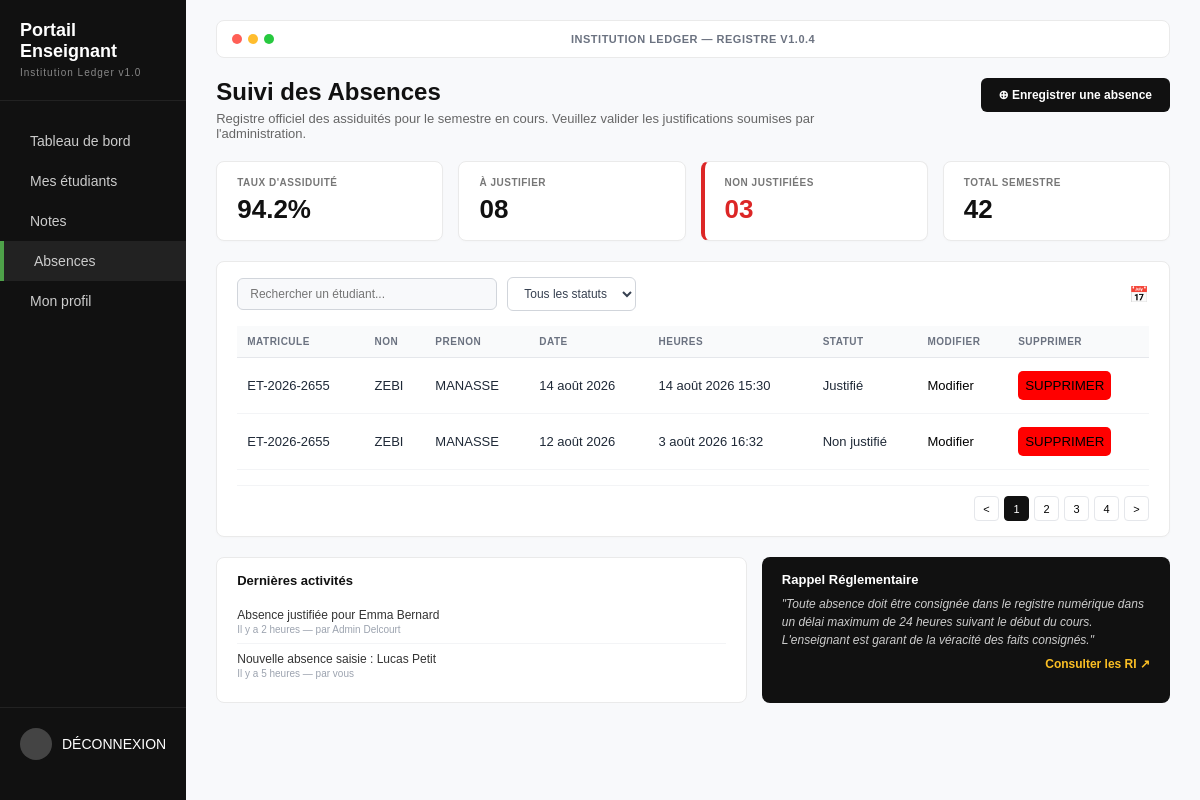
/absence_veiw/ (signed in), run on the app's committed database.
### Relever_NA/models.py (models this page shows, shortened)
class Absence(models.Model):
    STATUT_CHOICES = [
        (0, 'Non justifié'),
        (1, 'Justifié'),
    ]
    student = models.ForeignKey(Etudiant, on_delete=models.CASCADE, related_name='absences')
    date = models.DateField()
    heure = models.DateTimeField(default=timezone.now)
    status = models.IntegerField(choices=STATUT_CHOICES, default=0)

### Ecoles/models.py (models this page shows, shortened)
class Etudiant (models.Model):
    nom=models.CharField(max_length=100)
    prenom =models.CharField(max_length=100)
    age=models.IntegerField(default=0)
    classe = models.ForeignKey(Classes, on_delete=models.SET_NULL,null=True)
    matricule =models.CharField(max_length=50, unique=True)
    id_user =models.OneToOneField(Utilisateur, on_delete=models.CASCADE, related_name='etudiant' , null=True)

### Profils/views.py (the view)
# urls.py: path('absence_veiw/',absence_veiw , name='absence_veiw'),
def absence_veiw(request):
    try:
        professeur = request.user.professeur
    except:
        professeur = None
    absences = []
    if professeur and hasattr(professeur, 'classe') and professeur.classe:
        etudiants = Etudiant.objects.filter(classe=professeur.classe)
        absences = Absence.objects.filter(student__in=etudiants)
        status_filter = request.GET.get('status')
        if status_filter is not None and status_filter != '':
            absences = absences.filter(status=status_filter)
    context = {
        'absences': absences,
        'statut_choices': Absence.STATUT_CHOICES,
        'status_filter': request.GET.get('status', ''),
    }
    return render(request , "Profils/PROFESSEUR/absence.html" , context )

### templates/Profils/PROFESSEUR/absence.html (shortened to what this page needs)
{% load static %}
<!DOCTYPE html>
<html lang="fr">
<head>
    <link rel="stylesheet" href="{% static 'PROFESSEUR/css/absence.css' %}"/>
</head>
<body>
    <div id="app">
        <aside id="sidebar">
            <div class="logo">
                <h1 class="logo-title">Portail Enseignant</h1>
                <span class="logo-subtitle">Institution Ledger v1.0</span>
            </div>
            <nav class="menu">
                <ul>
                    <li class="menu-item"><a href="{% url "Tableau_de_bord_professeur" %}"> Tableau de bord</a></li>
                    <li class="menu-item"><a href="{% url "mes_etudiant_veiw" %}"> Mes étudiants</a></li>
                    <li class="menu-item"><a href="{% url "notes_veiw" %}"> Notes</a></li>
                    <li class="menu-item active"><a href="{% url "absence_veiw" %}"> Absences</a></li>
                    <li class="menu-item"><a href="{% url "profil_veiw" %}"> Mon profil</a></li>
                </ul>
            </nav>
            <div class="sidebar-profile">
                <span class="profile-avatar"></span>
                <div class="profile-info">
                   <li style="list-style-type: none;">
                            <a href="{% url "deconnexion" %}" style="text-decoration: none; color: white; font-size: 14px; ">
                            DÉCONNEXION </a></li>
                </div>
            </div>
        </aside>
        <main id="main">
            <header class="topbar">
                <div class="window-bar">
                    <span class="dot red"></span>
                    <span class="dot yellow"></span>
                    <span class="dot green"></span>
                    <span class="topbar-window-title">INSTITUTION LEDGER — REGISTRE V1.0.4</span>
                </div>
            </header>
            <section class="page-header">
                <div class="page-header-text">
                    <h2 class="page-title">Suivi des Absences</h2>
                    <p class="page-subtitle">Registre officiel des assiduités pour le semestre en cours. Veuillez valider les justifications soumises par l'administration.</p>
                </div>
                <button class="btn-primary">⊕ Enregistrer une absence</button>
            </section>
            <section class="cards">
                <div class="card">
                    <span class="card-label">TAUX D'ASSIDUITÉ</span>
                    <div class="card-value">94.2%</div>
                </div>
                <div class="card">
                    <span class="card-label">À JUSTIFIER</span>
                    <div class="card-value">08</div>
                </div>
                <div class="card accent-danger">
                    <span class="card-label">NON JUSTIFIÉES</span>
                    <div class="card-value text-danger">03</div>
                </div>
                <div class="card">
                    <span class="card-label">TOTAL SEMESTRE</span>
                    <div class="card-value">42</div>
                </div>
            </section>
            <section class="absences">
                <div class="toolbar">
                    <div class="search-box">
                        <input type="text" placeholder="Rechercher un étudiant..." id="search">
                    </div>
                    <select class="filter-select">
                        <option>Tous les statuts</option>
                    </select>
                    <span class="icon-filter">📅</span>
                </div>
                <div class="table-wrap">
                    <table class="table">
                        <thead>
                            <tr>
                                <th>MATRICULE</th>
                                <th>NON</th>
                                <th>PRENON</th>
                                <th>DATE</th>
                                <th>HEURES</th>
                                <th>STATUT</th>
                                <th>MODIFIER</th>
                                <th>SUPPRIMER</th>
                            </tr>
                        </thead>
                        <tbody>
                           {% for a in absences %}
                                    <tr>
                                        <td>{{ a.student.matricule }}</td>
                                        <td>{{ a.student.nom }}</td>
                                        <td>{{ a.student.prenom }}</td>
                                        <td>{{ a.date }}</td>
                                        <td>{{ a.heure }}</td>
                                        <td>{{ a.get_status_display }}</td>
                                        <td> <a href="{% url 'UpdateEtudiant_absente' id=a.id %}" style="text-decoration: none; color: black;">Modifier </a></td>
                                        <td>
                                        <form action="{% url "Deltabsence" id=a.id %}" method="post">
                                                <button  type='submite' style="padding: 7px; border:transparent;background-color: rgb(255, 0, 0); border-radius: 5px;"> SUPPRIMER</button>
                                        </form>
                                    </td>
                                    </tr>
                                    {% empty %}
                                    <tr>
                                        <td colspan="4" style="text-align: center;">Aucune absence enregistrée.</td>
                                    </tr>
                            {% endfor %}
                        </tbody>
                    </table>
                </div>
                <div class="pagination">
                    <div class="pagination-controls">
                        <button class="page-btn">&lt;</button>
                        <button class="page-btn active">1</button>
                        <button class="page-btn">2</button>
                        <button class="page-btn">3</button>
                        <button class="page-btn">4</button>
                        <button class="page-btn">&gt;</button>
                    </div>
                </div>
            </section>
            <section class="bottom-section">
                <div class="activity-feed">
                    <h4 class="activity-feed-title">Dernières activités</h4>
                    <div class="activity-item">
                        <span class="activity-text">Absence justifiée pour Emma Bernard</span>
                        <span class="activity-time">Il y a 2 heures — par Admin Delcourt</span>
                    </div>
                    <div class="activity-item">
                        <span class="activity-text">Nouvelle absence saisie : Lucas Petit</span>
                        <span class="activity-time">Il y a 5 heures — par vous</span>
                    </div>
                </div>
                <div class="regulation-box">
                    <h4 class="regulation-title">Rappel Réglementaire</h4>
                    <p class="regulation-quote">"Toute absence doit être consignée dans le registre numérique dans un délai maximum de 24 heures suivant le début du cours. L'enseignant est garant de la véracité des faits consignés."</p>
                    <a href="#" class="link-consult">Consulter les RI ↗</a>
                </div>
            </section>
        </main>
    </div>
</body>
</html>

### data on the page
Absence: student.matricule "ET-2026-2655", student.nom "ZEBI", student.prenom "MANASSE", date "14 août 2026", heure "14 août 2026 15:30", status "Justifié"
Absence: student.matricule "ET-2026-2655", student.nom "ZEBI", student.prenom "MANASSE", date "12 août 2026", heure "3 août 2026 16:32", status "Non justifié"
